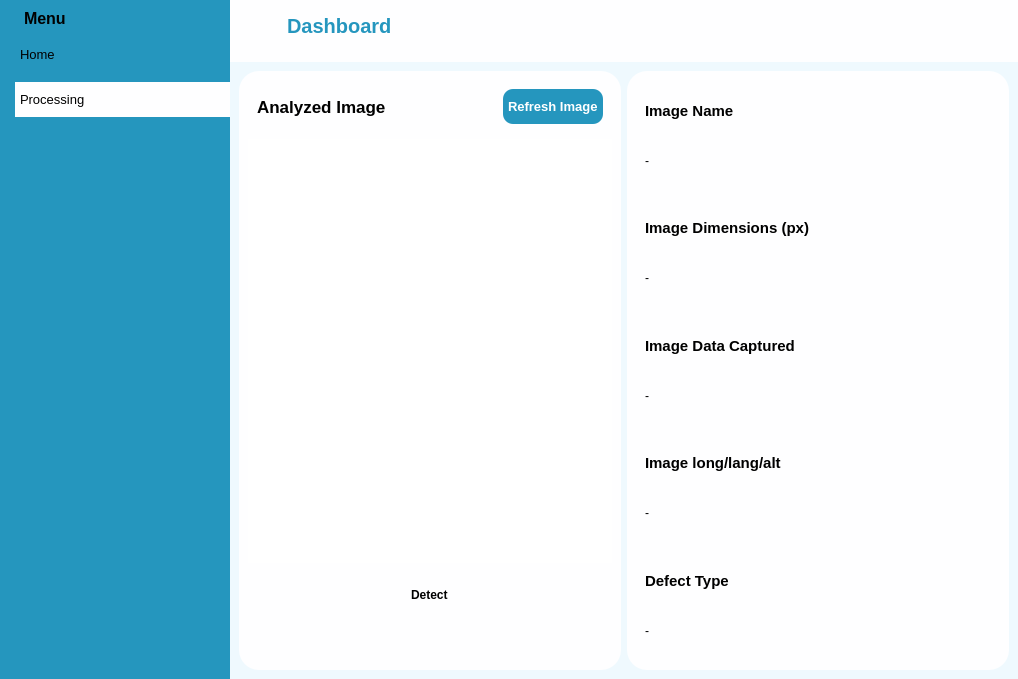
<?xml version="1.0" encoding="UTF-8"?>
<ui version="4.0">
 <class>MainWindow</class>
 <widget class="QMainWindow" name="MainWindow">
  <property name="geometry">
   <rect>
    <x>0</x>
    <y>0</y>
    <width>1018</width>
    <height>679</height>
   </rect>
  </property>
  <property name="windowTitle">
   <string>MainWindow</string>
  </property>
  <widget class="QWidget" name="centralwidget">
   <property name="styleSheet">
    <string notr="true">*{
	color: #000;
	border: none;
}
#centralwidget{
	background-color: #eff9fe;
}
#leftMenu{
	background-color: rgb(38, 149, 187);
}
#frame_11{
	background-color: #2596be;
}
QLineEdit{
	background: transparent;
	color: #2596be;
}
#searchFrame{
	border-radius: 10px;
	border: 2px solid #2596be;
}
#appHeader{
	color: #2596be;
}
#card1, #card2, #card3, #card4 {
	background-color: #fefeff;
	border-radius: 20px;
}
#pushButton, #pushButton_2{
	background-color: #2596be;
	color: #fff;
	border-radius: 10px;
}
#widget_4, #widget_5, #profileCont, #frame_15{
	background-color: #fefeff;
	border-radius: 20px;
}
#headerFrame{
	background-color: #fefeff;
}
#pushButton_8{
	background-color: #fefeff;
	padding: 10px 5px;
	text-align: left;
}
QPushButton{
	padding: 10px 5px;
	text-align: left;
}</string>
   </property>
   <layout class="QHBoxLayout" name="horizontalLayout">
    <property name="spacing">
     <number>0</number>
    </property>
    <property name="leftMargin">
     <number>0</number>
    </property>
    <property name="topMargin">
     <number>0</number>
    </property>
    <property name="rightMargin">
     <number>0</number>
    </property>
    <property name="bottomMargin">
     <number>0</number>
    </property>
    <item>
     <widget class="QCustomSlideMenu" name="leftMenu" native="true">
      <property name="minimumSize">
       <size>
        <width>230</width>
        <height>0</height>
       </size>
      </property>
      <property name="maximumSize">
       <size>
        <width>230</width>
        <height>16777215</height>
       </size>
      </property>
      <layout class="QVBoxLayout" name="verticalLayout_8">
       <property name="spacing">
        <number>0</number>
       </property>
       <property name="leftMargin">
        <number>0</number>
       </property>
       <property name="topMargin">
        <number>0</number>
       </property>
       <property name="rightMargin">
        <number>0</number>
       </property>
       <property name="bottomMargin">
        <number>0</number>
       </property>
       <item>
        <widget class="QFrame" name="frame_11">
         <property name="frameShape">
          <enum>QFrame::StyledPanel</enum>
         </property>
         <property name="frameShadow">
          <enum>QFrame::Raised</enum>
         </property>
         <layout class="QVBoxLayout" name="verticalLayout_9">
          <property name="spacing">
           <number>0</number>
          </property>
          <property name="leftMargin">
           <number>15</number>
          </property>
          <property name="topMargin">
           <number>0</number>
          </property>
          <property name="rightMargin">
           <number>0</number>
          </property>
          <property name="bottomMargin">
           <number>0</number>
          </property>
          <item alignment="Qt::AlignTop">
           <widget class="QFrame" name="frame_12">
            <property name="font">
             <font>
              <pointsize>6</pointsize>
             </font>
            </property>
            <property name="frameShape">
             <enum>QFrame::StyledPanel</enum>
            </property>
            <property name="frameShadow">
             <enum>QFrame::Raised</enum>
            </property>
            <layout class="QHBoxLayout" name="horizontalLayout_18">
             <item>
              <widget class="QLabel" name="label_43">
               <property name="font">
                <font>
                 <pointsize>12</pointsize>
                 <weight>75</weight>
                 <bold>true</bold>
                </font>
               </property>
               <property name="text">
                <string>Menu</string>
               </property>
              </widget>
             </item>
            </layout>
           </widget>
          </item>
          <item>
           <widget class="QFrame" name="frame_13">
            <property name="sizePolicy">
             <sizepolicy hsizetype="Preferred" vsizetype="Expanding">
              <horstretch>0</horstretch>
              <verstretch>0</verstretch>
             </sizepolicy>
            </property>
            <property name="frameShape">
             <enum>QFrame::StyledPanel</enum>
            </property>
            <property name="frameShadow">
             <enum>QFrame::Raised</enum>
            </property>
            <layout class="QVBoxLayout" name="verticalLayout_12">
             <property name="spacing">
              <number>0</number>
             </property>
             <property name="leftMargin">
              <number>0</number>
             </property>
             <property name="topMargin">
              <number>0</number>
             </property>
             <property name="rightMargin">
              <number>0</number>
             </property>
             <property name="bottomMargin">
              <number>0</number>
             </property>
             <item alignment="Qt::AlignTop">
              <widget class="QFrame" name="frame_14">
               <property name="frameShape">
                <enum>QFrame::StyledPanel</enum>
               </property>
               <property name="frameShadow">
                <enum>QFrame::Raised</enum>
               </property>
               <layout class="QVBoxLayout" name="verticalLayout_11">
                <property name="spacing">
                 <number>10</number>
                </property>
                <property name="leftMargin">
                 <number>0</number>
                </property>
                <property name="topMargin">
                 <number>0</number>
                </property>
                <property name="rightMargin">
                 <number>0</number>
                </property>
                <property name="bottomMargin">
                 <number>0</number>
                </property>
                <item>
                 <widget class="QPushButton" name="pushButton_7">
                  <property name="font">
                   <font>
                    <pointsize>10</pointsize>
                   </font>
                  </property>
                  <property name="text">
                   <string>Home</string>
                  </property>
                  <property name="icon">
                   <iconset resource="resources.qrc">
                    <normaloff>:/whiteIcons/assets/icons/white/home.svg</normaloff>:/whiteIcons/assets/icons/white/home.svg</iconset>
                  </property>
                  <property name="iconSize">
                   <size>
                    <width>24</width>
                    <height>24</height>
                   </size>
                  </property>
                 </widget>
                </item>
                <item>
                 <widget class="QPushButton" name="pushButton_8">
                  <property name="font">
                   <font>
                    <pointsize>10</pointsize>
                   </font>
                  </property>
                  <property name="text">
                   <string>Processing</string>
                  </property>
                  <property name="icon">
                   <iconset resource="resources.qrc">
                    <normaloff>:/blueIcons/assets/icons/blue/grid.svg</normaloff>:/blueIcons/assets/icons/blue/grid.svg</iconset>
                  </property>
                  <property name="iconSize">
                   <size>
                    <width>24</width>
                    <height>24</height>
                   </size>
                  </property>
                 </widget>
                </item>
               </layout>
              </widget>
             </item>
            </layout>
           </widget>
          </item>
         </layout>
        </widget>
       </item>
      </layout>
     </widget>
    </item>
    <item>
     <widget class="QWidget" name="mainBody" native="true">
      <layout class="QVBoxLayout" name="verticalLayout">
       <property name="spacing">
        <number>0</number>
       </property>
       <property name="leftMargin">
        <number>0</number>
       </property>
       <property name="topMargin">
        <number>0</number>
       </property>
       <property name="rightMargin">
        <number>0</number>
       </property>
       <property name="bottomMargin">
        <number>0</number>
       </property>
       <item alignment="Qt::AlignTop">
        <widget class="QWidget" name="headerFrame" native="true">
         <layout class="QHBoxLayout" name="horizontalLayout_2">
          <property name="spacing">
           <number>0</number>
          </property>
          <property name="leftMargin">
           <number>0</number>
          </property>
          <property name="topMargin">
           <number>0</number>
          </property>
          <property name="rightMargin">
           <number>0</number>
          </property>
          <property name="bottomMargin">
           <number>10</number>
          </property>
          <item alignment="Qt::AlignLeft">
           <widget class="QWidget" name="widget" native="true">
            <layout class="QHBoxLayout" name="horizontalLayout_3">
             <item>
              <widget class="QPushButton" name="menuBtn">
               <property name="styleSheet">
                <string notr="true"/>
               </property>
               <property name="text">
                <string/>
               </property>
               <property name="icon">
                <iconset resource="resources.qrc">
                 <normaloff>:/blueIcons/assets/icons/blue/menu.svg</normaloff>:/blueIcons/assets/icons/blue/menu.svg</iconset>
               </property>
               <property name="iconSize">
                <size>
                 <width>24</width>
                 <height>24</height>
                </size>
               </property>
              </widget>
             </item>
             <item>
              <widget class="QLabel" name="appHeader">
               <property name="font">
                <font>
                 <pointsize>15</pointsize>
                 <weight>75</weight>
                 <bold>true</bold>
                </font>
               </property>
               <property name="text">
                <string>Dashboard</string>
               </property>
              </widget>
             </item>
            </layout>
           </widget>
          </item>
         </layout>
        </widget>
       </item>
       <item>
        <widget class="QWidget" name="mainFrame" native="true">
         <property name="sizePolicy">
          <sizepolicy hsizetype="Preferred" vsizetype="Expanding">
           <horstretch>0</horstretch>
           <verstretch>0</verstretch>
          </sizepolicy>
         </property>
         <layout class="QHBoxLayout" name="horizontalLayout_12">
          <item>
           <widget class="QWidget" name="widget_4" native="true">
            <layout class="QVBoxLayout" name="verticalLayout_6">
             <item alignment="Qt::AlignTop">
              <widget class="QFrame" name="frame_5">
               <property name="frameShape">
                <enum>QFrame::StyledPanel</enum>
               </property>
               <property name="frameShadow">
                <enum>QFrame::Raised</enum>
               </property>
               <layout class="QHBoxLayout" name="horizontalLayout_13">
                <item alignment="Qt::AlignLeft">
                 <widget class="QLabel" name="label_14">
                  <property name="font">
                   <font>
                    <pointsize>13</pointsize>
                    <weight>75</weight>
                    <bold>true</bold>
                   </font>
                  </property>
                  <property name="text">
                   <string>Analyzed Image</string>
                  </property>
                 </widget>
                </item>
                <item alignment="Qt::AlignRight">
                 <widget class="QPushButton" name="pushButton">
                  <property name="font">
                   <font>
                    <pointsize>10</pointsize>
                    <weight>75</weight>
                    <bold>true</bold>
                   </font>
                  </property>
                  <property name="text">
                   <string>Refresh Image</string>
                  </property>
                  <property name="icon">
                   <iconset resource="resources.qrc">
                    <normaloff>:/whiteIcons/assets/icons/white/refresh-cw.svg</normaloff>:/whiteIcons/assets/icons/white/refresh-cw.svg</iconset>
                  </property>
                  <property name="iconSize">
                   <size>
                    <width>24</width>
                    <height>24</height>
                   </size>
                  </property>
                 </widget>
                </item>
               </layout>
              </widget>
             </item>
             <item>
              <widget class="QGraphicsView" name="graphicsView">
               <property name="sizePolicy">
                <sizepolicy hsizetype="Minimum" vsizetype="Expanding">
                 <horstretch>0</horstretch>
                 <verstretch>0</verstretch>
                </sizepolicy>
               </property>
              </widget>
             </item>
             <item>
              <widget class="QFrame" name="frame_15">
               <property name="sizePolicy">
                <sizepolicy hsizetype="Minimum" vsizetype="Fixed">
                 <horstretch>0</horstretch>
                 <verstretch>0</verstretch>
                </sizepolicy>
               </property>
               <property name="focusPolicy">
                <enum>Qt::StrongFocus</enum>
               </property>
               <property name="frameShape">
                <enum>QFrame::StyledPanel</enum>
               </property>
               <property name="frameShadow">
                <enum>QFrame::Raised</enum>
               </property>
               <layout class="QHBoxLayout" name="horizontalLayout_6">
                <item alignment="Qt::AlignHCenter">
                 <widget class="QPushButton" name="pushButton_4">
                  <property name="sizePolicy">
                   <sizepolicy hsizetype="Minimum" vsizetype="Fixed">
                    <horstretch>0</horstretch>
                    <verstretch>0</verstretch>
                   </sizepolicy>
                  </property>
                  <property name="font">
                   <font>
                    <weight>75</weight>
                    <bold>true</bold>
                   </font>
                  </property>
                  <property name="text">
                   <string>Detect</string>
                  </property>
                  <property name="icon">
                   <iconset resource="resources.qrc">
                    <normaloff>:/blueIcons/assets/icons/blue/search.svg</normaloff>:/blueIcons/assets/icons/blue/search.svg</iconset>
                  </property>
                  <property name="iconSize">
                   <size>
                    <width>24</width>
                    <height>24</height>
                   </size>
                  </property>
                 </widget>
                </item>
               </layout>
              </widget>
             </item>
             <item>
              <spacer name="verticalSpacer">
               <property name="orientation">
                <enum>Qt::Vertical</enum>
               </property>
               <property name="sizeType">
                <enum>QSizePolicy::Minimum</enum>
               </property>
               <property name="sizeHint" stdset="0">
                <size>
                 <width>20</width>
                 <height>40</height>
                </size>
               </property>
              </spacer>
             </item>
            </layout>
           </widget>
          </item>
          <item>
           <widget class="QWidget" name="widget_5" native="true">
            <property name="sizePolicy">
             <sizepolicy hsizetype="Preferred" vsizetype="Preferred">
              <horstretch>0</horstretch>
              <verstretch>0</verstretch>
             </sizepolicy>
            </property>
            <layout class="QVBoxLayout" name="verticalLayout_2">
             <item>
              <widget class="QFrame" name="frame">
               <property name="frameShape">
                <enum>QFrame::StyledPanel</enum>
               </property>
               <property name="frameShadow">
                <enum>QFrame::Raised</enum>
               </property>
               <layout class="QVBoxLayout" name="verticalLayout_3">
                <item>
                 <widget class="QLabel" name="label_6">
                  <property name="font">
                   <font>
                    <pointsize>11</pointsize>
                    <weight>75</weight>
                    <bold>true</bold>
                   </font>
                  </property>
                  <property name="text">
                   <string>Image Name</string>
                  </property>
                 </widget>
                </item>
                <item>
                 <widget class="QLabel" name="label_8">
                  <property name="styleSheet">
                   <string notr="true"/>
                  </property>
                  <property name="text">
                   <string>-</string>
                  </property>
                 </widget>
                </item>
               </layout>
              </widget>
             </item>
             <item>
              <widget class="QFrame" name="frame_4">
               <property name="frameShape">
                <enum>QFrame::StyledPanel</enum>
               </property>
               <property name="frameShadow">
                <enum>QFrame::Raised</enum>
               </property>
               <layout class="QVBoxLayout" name="verticalLayout_4">
                <item>
                 <widget class="QLabel" name="label_10">
                  <property name="font">
                   <font>
                    <pointsize>11</pointsize>
                    <weight>75</weight>
                    <bold>true</bold>
                   </font>
                  </property>
                  <property name="text">
                   <string>Image Dimensions (px)</string>
                  </property>
                 </widget>
                </item>
                <item>
                 <widget class="QLabel" name="label_9">
                  <property name="styleSheet">
                   <string notr="true"/>
                  </property>
                  <property name="text">
                   <string>-</string>
                  </property>
                 </widget>
                </item>
               </layout>
              </widget>
             </item>
             <item>
              <widget class="QFrame" name="frame_6">
               <property name="frameShape">
                <enum>QFrame::StyledPanel</enum>
               </property>
               <property name="frameShadow">
                <enum>QFrame::Raised</enum>
               </property>
               <layout class="QVBoxLayout" name="verticalLayout_7">
                <item>
                 <widget class="QLabel" name="label_12">
                  <property name="font">
                   <font>
                    <pointsize>11</pointsize>
                    <weight>75</weight>
                    <bold>true</bold>
                   </font>
                  </property>
                  <property name="text">
                   <string>Image Data Captured</string>
                  </property>
                 </widget>
                </item>
                <item>
                 <widget class="QLabel" name="label_11">
                  <property name="styleSheet">
                   <string notr="true"/>
                  </property>
                  <property name="text">
                   <string>-</string>
                  </property>
                 </widget>
                </item>
               </layout>
              </widget>
             </item>
             <item>
              <widget class="QFrame" name="frame_3">
               <property name="frameShape">
                <enum>QFrame::StyledPanel</enum>
               </property>
               <property name="frameShadow">
                <enum>QFrame::Raised</enum>
               </property>
               <layout class="QVBoxLayout" name="verticalLayout_13">
                <item>
                 <widget class="QLabel" name="label_13">
                  <property name="font">
                   <font>
                    <pointsize>11</pointsize>
                    <weight>75</weight>
                    <bold>true</bold>
                   </font>
                  </property>
                  <property name="text">
                   <string>Image long/lang/alt</string>
                  </property>
                 </widget>
                </item>
                <item>
                 <widget class="QLabel" name="label_15">
                  <property name="styleSheet">
                   <string notr="true"/>
                  </property>
                  <property name="text">
                   <string>-</string>
                  </property>
                 </widget>
                </item>
               </layout>
              </widget>
             </item>
             <item>
              <widget class="QFrame" name="frame_2">
               <property name="frameShape">
                <enum>QFrame::StyledPanel</enum>
               </property>
               <property name="frameShadow">
                <enum>QFrame::Raised</enum>
               </property>
               <layout class="QVBoxLayout" name="verticalLayout_14">
                <item>
                 <widget class="QLabel" name="label_16">
                  <property name="font">
                   <font>
                    <pointsize>11</pointsize>
                    <weight>75</weight>
                    <bold>true</bold>
                   </font>
                  </property>
                  <property name="text">
                   <string>Defect Type</string>
                  </property>
                 </widget>
                </item>
                <item>
                 <widget class="QLabel" name="label_17">
                  <property name="styleSheet">
                   <string notr="true"/>
                  </property>
                  <property name="text">
                   <string>-</string>
                  </property>
                 </widget>
                </item>
               </layout>
              </widget>
             </item>
            </layout>
           </widget>
          </item>
         </layout>
        </widget>
       </item>
      </layout>
     </widget>
    </item>
   </layout>
  </widget>
 </widget>
 <customwidgets>
  <customwidget>
   <class>QCustomSlideMenu</class>
   <extends>QWidget</extends>
   <header location="global">Custom_Widgets.Widgets.h</header>
   <container>1</container>
  </customwidget>
 </customwidgets>
 <resources>
  <include location="resources.qrc"/>
 </resources>
 <connections/>
</ui>
